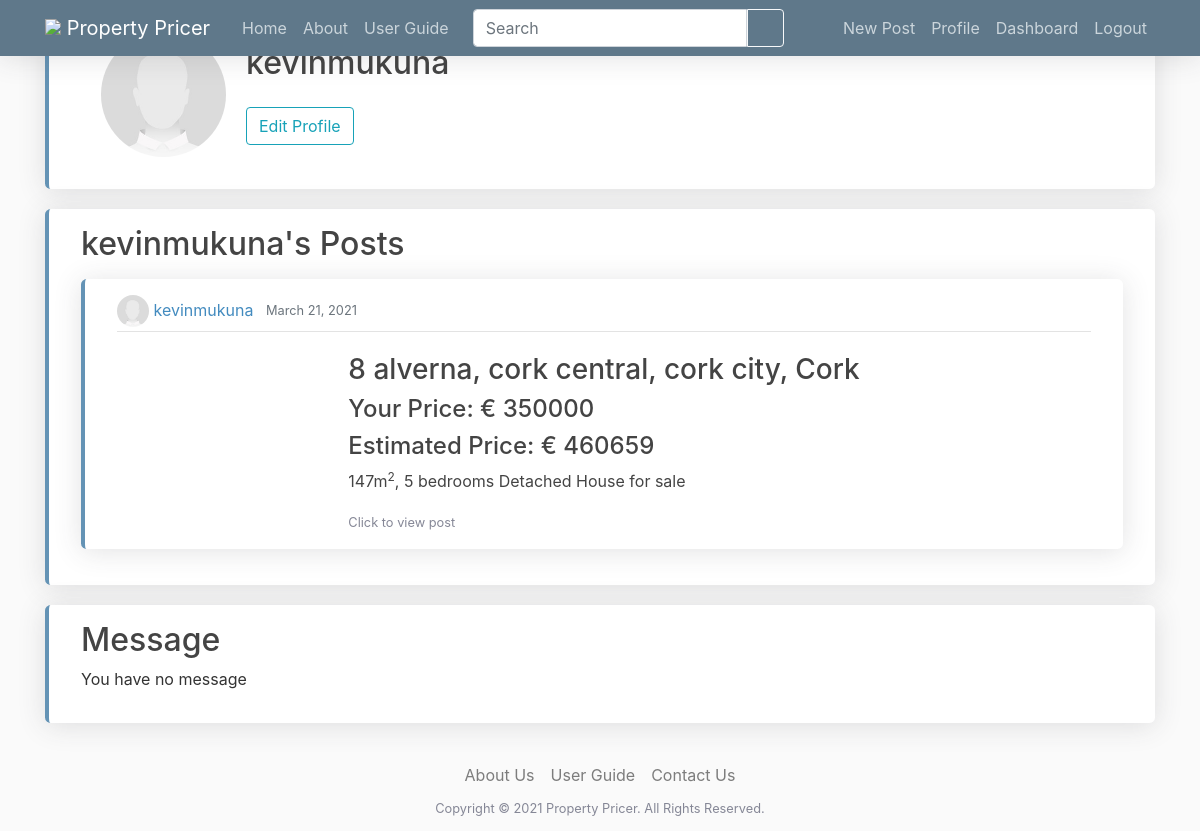
Page /user/kevinmukuna (signed in) on the committed database.
### userpages/models.py (models this page shows, shortened)
class Profile(models.Model):
    user = models.OneToOneField(User, on_delete=models.CASCADE)
    image = models.ImageField(default='default.jpg', upload_to='profile_pics')

### webpages/models.py (models this page shows, shortened)
class Post(models.Model):
    property_description = models.TextField(null=True, blank=True)
    address_line_1 = models.CharField(max_length=255, verbose_name="Street address")
    address_line_2 = models.CharField(max_length=255, null=True, blank=True, verbose_name="District or Townland")
    city = models.CharField(max_length=128, default='', verbose_name="City or town")
    county = models.CharField(max_length=128, default='', choices=COUNTY_CHOICES)
    floor_plan = models.ImageField(upload_to="floor_plan", null=True, blank=True)
    property_type = models.CharField(max_length=128, default='',
                                     choices=PROPERTY_TYPE_CHOICES)
    number_of_bedrooms = models.PositiveIntegerField()
    number_of_bathrooms = models.PositiveIntegerField()
    energy_rating = models.CharField(max_length=128, default='',
                                     choices=ENERGY_RATING_CHOICES)
    size = models.PositiveIntegerField(verbose_name="Size (m<sup>2</sup>)")
    date_posted = models.DateField(default=timezone.now)
    author = models.ForeignKey(User, related_name="user_posts", on_delete=models.CASCADE)
    price = models.PositiveIntegerField(null=True, blank=True, editable=True, verbose_name="Price (&euro;)")
    estimated_price = models.PositiveIntegerField(null=False, blank=True, editable=False)
    __original_price = None
    address = models.CharField(max_length=766, null=False, blank=True, editable=False)
    def __str__(self):
        return self.address

### userpages/views.py (the view)
# urls.py: path('user/<str:username>', views.profile, name='profile-page'),
def profile(request, username):
    if request.user.is_authenticated and username == request.user.username:
        if request.method == 'POST':
            u_form = UserUpdateForm(request.POST, instance=request.user)
            p_form = ProfileUpdateForm(request.POST,
                                       request.FILES,
                                       instance=request.user.profile)
            if u_form.is_valid() and p_form.is_valid():
                u_form.save()
                p_form.save()
                messages.success(request, f'Your account has been updated')
                person = User.objects.get(username = username)
                return redirect('profile-page', person)
        else:
            u_form = UserUpdateForm(instance=request.user)
            p_form = ProfileUpdateForm(instance=request.user.profile)
        context = {
            'u_form': u_form,
            'p_form': p_form
        }
        return render(request, 'userpages/profile.html', context)
    else:
        person = User.objects.get(username = username)
        return render(request,'userpages/profile.html', {'user':person})

### userpages/forms.py
class UserUpdateForm(forms.ModelForm):
    username = forms.CharField()
    first_name = forms.CharField(max_length=32, help_text='First name')
    last_name = forms.CharField(max_length=32, help_text='Last name')
    email = forms.EmailField(max_length=64, help_text='Enter a valid email address')
    class Meta(UserCreationForm.Meta):
        model = User
        fields = ['username', 'email', 'first_name', 'last_name']

class ProfileUpdateForm(forms.ModelForm):
    class Meta:
        model = Profile
        fields = ['image']

### templates/userpages/profile.html (shortened to what this page needs)
{% extends "base.html" %}
{% load crispy_forms_tags %}
{% block content %}
<div>
    <div class="content-section row mx-auto">
        <div>
            <img class="rounded-circle account-img" src="{{ user.profile.image.url }}" />
        </div>
        <div class="d-flex flex-column my-auto">
            <h2>{{ user.username }}</h2>
        {% if request.user.username == user.username %}
            <div>
                <button class="btn btn-outline-info" onclick="openNav()">Edit Profile</button>
            </div>
        {% else %}
            <div>
                <a  class="btn btn-outline-info"  href="{% url 'chatroom' user.pk %}">Message {{ user }}</a>
            </div>
        {% endif %}
        </div>
    </div>
    <div class="content-section">
        <h2 class="mb-3">{{ user.username }}'s Posts</h2>
        {% if user.user_posts.all %}
            {% for post in user.user_posts.all reversed %}
                {% include 'webpages/short_post.html' %}
            {% endfor %}
        {% else %}
            <p>{{ user.username }} has no post</p>
        {% endif %}
    </div>
    {% if request.user.username == user.username %}
        <div class="content-section mx-auto">
            <h2>Message</h2>
            {% if messages %}
            {% for message in messages %}
                <div class="alert alert-{{ message.tags }}">
                    {{ message }}
                </div>
            {% endfor %}
            {% else %}
                <p>You have no message</p>
            {% endif %}
        </div>
    {% endif %}
</div>
{% endblock content %}

### templates/webpages/short_post.html (shortened to what this page needs)
<article class="media content-section">
    <div class="media-body w-50">
        <div class="article-metadata">
            <img class="rounded-circle article-img" src="{{ post.author.profile.image.url }}">
            <a class="mr-2" href="{% url 'profile-page' post.author.username %}">{{ post.author }}</a>
            <small class="text-muted">{{ post.date_posted }}</small>
        </div>
        <div class="row">
            {% if post.post_images.all %}
            <div class="short-slider">
            </div>
            {% endif %}
            {% if post.post_images.all %}
                <a class="mx-auto my-auto article-title" href="{% url 'post-detail' post.id %}">
            {% else %}
                <a class="mx-4 article-title" href="{% url 'post-detail' post.id %}">
            {% endif %}
                <h3 class="mt-3" style="color: inherit;">{{ post }}</h3>
                {% if post.price %}
                    <h4>Your Price:  € {{ post.price }}</h4>
                    <h4>Estimated Price: € {{ post.estimated_price }}</h4>
                {% else %}
                    <h4>Your Price: POA</h4>
                    <h4>Estimated Price: € {{ post.estimated_price }}</h4>
                {% endif %}
                <p style="color: #444444">{{ post.size }}m<sup>2</sup>, {{ post.number_of_bedrooms }} bedrooms {{ post.property_type }} for sale</p>
                <small class="mb-5">Click to view post</small>
            </a>
        </div>
    </div>
</article>

### static/css/main.css (style rules this page uses)
body { background: #fafafa; color: #333333; }
h1, h2, h3, h4, h5, h6 { color: #444444; }
img { max-width: 100%; max-height: 488px; }
a { color: #438bbf; }
small, i { color: rgb(133, 135, 150); }
.content-section { background: #ffffff; padding: 1rem 2rem; border-radius: 0.35rem; margin-bottom: 20px; box-shadow: 0 .15rem 1.75rem 0 rgba(58,59,69,.15); border-left: .25rem solid #6493b5; }
.article-title { color: #444444; }
.article-img { height: 2rem; width: 2rem; }
.article-metadata { padding-bottom: 4px; margin-bottom: 4px; border-bottom: 1px solid #e3e3e3 }
.account-img { height: 125px; width: 125px; margin: 16px 20px 16px 20px; }
.short-slider { width: 50%; min-width: 300px; }

### rows in the picture
Post: author.profile.image (placeholder picture), author "kevinmukuna", date_posted "March 21, 2021", address "8 alverna, cork central, cork city, Cork", price "350000", estimated_price "460659", size "147", number_of_bedrooms "5", property_type "Detached House"

### other values in the picture
{{ user.username }} "kevinmukuna"
